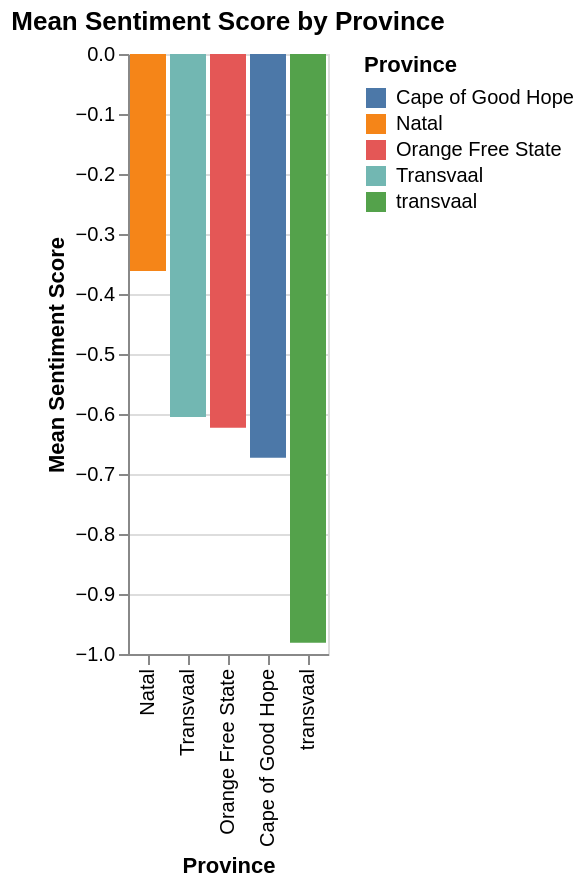

The notebook cell this image was saved under:
### Code cell
import altair as alt

# Prepare data for mean sentiment score by province
dfg_province = df_output.groupby('Province')['sentiment_score'].mean().reset_index()

# Create the Altair bar chart for Sentiment Score by Province
chart_province = alt.Chart(dfg_province).mark_bar().encode(
    x=alt.X('Province:N', title='Province', sort='-y'), # Sort by sentiment score
    y=alt.Y('sentiment_score:Q', title='Mean Sentiment Score'),
    color=alt.Color('Province:N', legend=alt.Legend(title="Province")),
    tooltip=['Province', 'sentiment_score']
).properties(
    title='Mean Sentiment Score by Province'
).interactive()

chart_province

### Figure 1 — Vega specification as saved in the notebook (floating-point values rounded to 4 significant figures)
{"$schema": "https://vega.github.io/schema/vega/v5.json", "data": [{"name": "param_12_store"}, {"name": "source_0"}, {"name": "data_0", "values": [{"Province": "Cape of Good Hope", "sentiment_score": -0.673, "sentiment_score_end": -0.673, "sentiment_score_start": 0.0}, {"Province": "Natal", "sentiment_score": -0.3617, "sentiment_score_end": -0.3617, "sentiment_score_start": 0.0}, {"Province": "Orange Free State", "sentiment_score": -0.623, "sentiment_score_end": -0.623, "sentiment_score_start": 0.0}, {"Province": "Transvaal", "sentiment_score": -0.6049, "sentiment_score_end": -0.6049, "sentiment_score_start": 0.0}, {"Province": "transvaal", "sentiment_score": -0.9812, "sentiment_score_end": -0.9812, "sentiment_score_start": 0.0}]}, {"name": "source_0_x_domain_Province", "values": [{"Province": "Cape of Good Hope", "sort_field": -0.673}, {"Province": "Natal", "sort_field": -0.3617}, {"Province": "Orange Free State", "sort_field": -0.623}, {"Province": "Transvaal", "sort_field": -0.6049}, {"Province": "transvaal", "sort_field": -0.9812}]}, {"name": "data_0_color_domain_Province", "values": [{"Province": "Cape of Good Hope"}, {"Province": "Natal"}, {"Province": "Orange Free State"}, {"Province": "Transvaal"}, {"Province": "transvaal"}]}], "signals": [{"name": "x_step", "value": 20}, {"name": "width", "update": "bandspace(domain('x').length, 0.1, 0.05) * x_step"}, {"name": "unit", "value": {}, "on": [{"events": "pointermove", "update": "isTuple(group()) ? group() : unit"}]}, {"name": "param_12", "update": "vlSelectionResolve(\"param_12_store\", \"union\")"}, {"name": "param_12_Province", "on": [{"events": [{"source": "view", "type": "dblclick"}], "update": "null"}, {"events": {"signal": "param_12_translate_delta"}, "update": "panLinear(param_12_translate_anchor.extent_x, -param_12_translate_delta.x / width)"}, {"events": {"signal": "param_12_zoom_delta"}, "update": "zoomLinear(domain(\"x\"), param_12_zoom_anchor.x, param_12_zoom_delta)"}]}, {"name": "param_12_sentiment_score", "on": [{"events": [{"source": "view", "type": "dblclick"}], "update": "null"}, {"events": {"signal": "param_12_translate_delta"}, "update": "panLinear(param_12_translate_anchor.extent_y, param_12_translate_delta.y / height)"}, {"events": {"signal": "param_12_zoom_delta"}, "update": "zoomLinear(domain(\"y\"), param_12_zoom_anchor.y, param_12_zoom_delta)"}]}, {"name": "param_12_tuple", "on": [{"events": [{"signal": "param_12_Province || param_12_sentiment_score"}], "update": "param_12_Province && param_12_sentiment_score ? {unit: \"\", fields: param_12_tuple_fields, values: [param_12_Province,param_12_sentiment_score]} : null"}]}, {"name": "param_12_tuple_fields", "value": [{"field": "Province", "channel": "x", "type": "E"}, {"field": "sentiment_score", "channel": "y", "type": "R"}]}, {"name": "param_12_translate_anchor", "value": {}, "on": [{"events": [{"source": "scope", "type": "pointerdown"}], "update": "{x: x(unit), y: y(unit), extent_x: domain(\"x\"), extent_y: domain(\"y\")}"}]}, {"name": "param_12_translate_delta", "value": {}, "on": [{"events": [{"source": "window", "between": [{"source": "scope", "type": "pointerdown"}, {"source": "window", "type": "pointerup"}], "consume": true, "type": "pointermove"}], "update": "{x: param_12_translate_anchor.x - x(unit), y: param_12_translate_anchor.y - y(unit)}"}]}, {"name": "param_12_zoom_anchor", "on": [{"events": [{"source": "scope", "type": "wheel", "consume": true}], "update": "{x: invert(\"x\", x(unit)), y: invert(\"y\", y(unit))}"}]}, {"name": "param_12_zoom_delta", "on": [{"events": [{"source": "scope", "consume": true, "type": "wheel"}], "update": "pow(1.001, event.deltaY * pow(16, event.deltaMode))", "force": true}]}, {"name": "param_12_modify", "on": [{"events": {"signal": "param_12_tuple"}, "update": "modify(\"param_12_store\", param_12_tuple, true)"}]}], "marks": [{"type": "rect", "name": "marks", "from": {"data": "data_0"}, "encode": {"update": {"y": {"field": "sentiment_score_end", "scale": "y"}, "width": {"signal": "max(0.25, bandwidth('x'))"}, "x": {"field": "Province", "scale": "x"}, "fill": {"field": "Province", "scale": "color"}, "y2": {"field": "sentiment_score_start", "scale": "y"}, "tooltip": {"signal": "{\"Province\": isValid(datum[\"Province\"]) ? datum[\"Province\"] : \"\"+datum[\"Province\"], \"sentiment_score\": format(datum[\"sentiment_score\"], \"\")}"}}}, "clip": true, "interactive": true, "style": ["bar"]}], "scales": [{"name": "x", "type": "band", "domain": {"data": "source_0_x_domain_Province", "field": "Province", "sort": {"op": "max", "field": "sort_field", "order": "descending"}}, "range": {"step": {"signal": "x_step"}}, "paddingInner": 0.1, "paddingOuter": 0.05}, {"name": "y", "type": "linear", "domain": {"data": "data_0", "fields": ["sentiment_score_start", "sentiment_score_end"]}, "range": [{"signal": "height"}, 0], "domainRaw": {"signal": "param_12[\"sentiment_score\"]"}, "zero": true, "nice": true}, {"name": "color", "type": "ordinal", "domain": {"data": "data_0_color_domain_Province", "field": "Province", "sort": true}, "range": "category"}], "axes": [{"scale": "y", "labels": false, "aria": false, "domain": false, "zindex": 0, "ticks": false, "grid": true, "tickCount": {"signal": "ceil(height/40)"}, "maxExtent": 0, "minExtent": 0, "orient": "left", "gridScale": "x"}, {"scale": "x", "orient": "bottom", "labelAlign": "right", "grid": false, "labelAngle": 270, "labelBaseline": "middle", "zindex": 0, "title": "Province"}, {"scale": "y", "labelOverlap": true, "tickCount": {"signal": "ceil(height/40)"}, "orient": "left", "grid": false, "zindex": 0, "title": "Mean Sentiment Score"}], "title": {"text": "Mean Sentiment Score by Province", "frame": "group"}, "legends": [{"title": "Province", "fill": "color", "symbolType": "square"}], "background": "white", "padding": 5, "height": 300, "style": "cell"}
